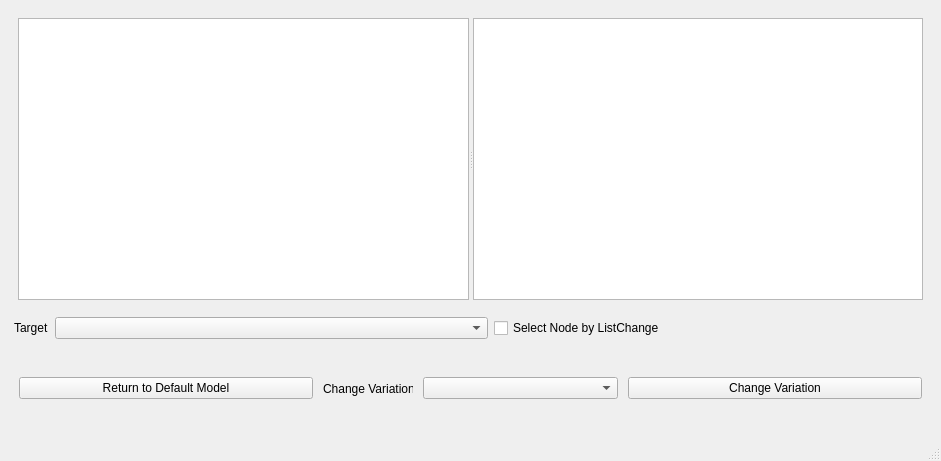
<?xml version="1.0" encoding="UTF-8"?>
<ui version="4.0">
 <class>MainWindow</class>
 <widget class="QMainWindow" name="MainWindow">
  <property name="geometry">
   <rect>
    <x>0</x>
    <y>0</y>
    <width>941</width>
    <height>461</height>
   </rect>
  </property>
  <property name="windowTitle">
   <string>MainWindow</string>
  </property>
  <widget class="QWidget" name="centralwidget">
   <layout class="QVBoxLayout" name="verticalLayout">
    <item>
     <widget class="QWidget" name="widget" native="true">
      <property name="minimumSize">
       <size>
        <width>0</width>
        <height>300</height>
       </size>
      </property>
      <property name="maximumSize">
       <size>
        <width>16777215</width>
        <height>600</height>
       </size>
      </property>
      <layout class="QHBoxLayout" name="horizontalLayout">
       <item>
        <widget class="QSplitter" name="splitter">
         <property name="orientation">
          <enum>Qt::Horizontal</enum>
         </property>
         <widget class="QTreeView" name="directory_tree">
          <property name="minimumSize">
           <size>
            <width>0</width>
            <height>0</height>
           </size>
          </property>
          <property name="maximumSize">
           <size>
            <width>16777215</width>
            <height>16777215</height>
           </size>
          </property>
          <property name="sizeIncrement">
           <size>
            <width>0</width>
            <height>0</height>
           </size>
          </property>
          <property name="baseSize">
           <size>
            <width>0</width>
            <height>0</height>
           </size>
          </property>
         </widget>
         <widget class="QTableView" name="fileTable">
          <property name="toolTip">
           <string>&lt;html&gt;&lt;head/&gt;&lt;body&gt;&lt;p&gt;&lt;br/&gt;&lt;/p&gt;&lt;/body&gt;&lt;/html&gt;</string>
          </property>
          <property name="iconSize">
           <size>
            <width>128</width>
            <height>128</height>
           </size>
          </property>
         </widget>
        </widget>
       </item>
      </layout>
     </widget>
    </item>
    <item>
     <layout class="QHBoxLayout" name="horizontalLayout_5">
      <property name="leftMargin">
       <number>5</number>
      </property>
      <property name="topMargin">
       <number>2</number>
      </property>
      <property name="rightMargin">
       <number>5</number>
      </property>
      <property name="bottomMargin">
       <number>2</number>
      </property>
      <item>
       <widget class="QLabel" name="label_2">
        <property name="minimumSize">
         <size>
          <width>0</width>
          <height>0</height>
         </size>
        </property>
        <property name="maximumSize">
         <size>
          <width>35</width>
          <height>16777215</height>
         </size>
        </property>
        <property name="text">
         <string>Target</string>
        </property>
       </widget>
      </item>
      <item>
       <widget class="QComboBox" name="referenceComboBox"/>
      </item>
      <item>
       <widget class="QCheckBox" name="selectNodeCheckBox">
        <property name="text">
         <string>Select Node by ListChange</string>
        </property>
       </widget>
      </item>
     </layout>
    </item>
    <item>
     <layout class="QVBoxLayout" name="verticalLayout_2">
      <property name="leftMargin">
       <number>5</number>
      </property>
      <property name="topMargin">
       <number>2</number>
      </property>
      <property name="rightMargin">
       <number>5</number>
      </property>
      <property name="bottomMargin">
       <number>2</number>
      </property>
      <item>
       <widget class="QWidget" name="widget_2" native="true">
        <layout class="QHBoxLayout" name="horizontalLayout_2">
         <property name="spacing">
          <number>10</number>
         </property>
         <property name="leftMargin">
          <number>5</number>
         </property>
         <property name="topMargin">
          <number>5</number>
         </property>
         <property name="rightMargin">
          <number>5</number>
         </property>
         <property name="bottomMargin">
          <number>5</number>
         </property>
         <item>
          <widget class="QPushButton" name="return_default_btn">
           <property name="maximumSize">
            <size>
             <width>16777215</width>
             <height>16777215</height>
            </size>
           </property>
           <property name="text">
            <string>Return to Default Model</string>
           </property>
          </widget>
         </item>
         <item>
          <layout class="QHBoxLayout" name="horizontalLayout_4">
           <item>
            <widget class="QLabel" name="label">
             <property name="maximumSize">
              <size>
               <width>90</width>
               <height>16777215</height>
              </size>
             </property>
             <property name="text">
              <string>Change Variation</string>
             </property>
            </widget>
           </item>
           <item>
            <widget class="QComboBox" name="variationComboBox">
             <property name="maximumSize">
              <size>
               <width>559</width>
               <height>16777215</height>
              </size>
             </property>
            </widget>
           </item>
          </layout>
         </item>
         <item>
          <widget class="QPushButton" name="changeVariationPushButton">
           <property name="text">
            <string>Change Variation</string>
           </property>
          </widget>
         </item>
        </layout>
       </widget>
      </item>
     </layout>
    </item>
   </layout>
  </widget>
  <widget class="QMenuBar" name="menubar">
   <property name="geometry">
    <rect>
     <x>0</x>
     <y>0</y>
     <width>941</width>
     <height>26</height>
    </rect>
   </property>
  </widget>
  <widget class="QStatusBar" name="statusbar"/>
 </widget>
 <resources/>
 <connections/>
</ui>
